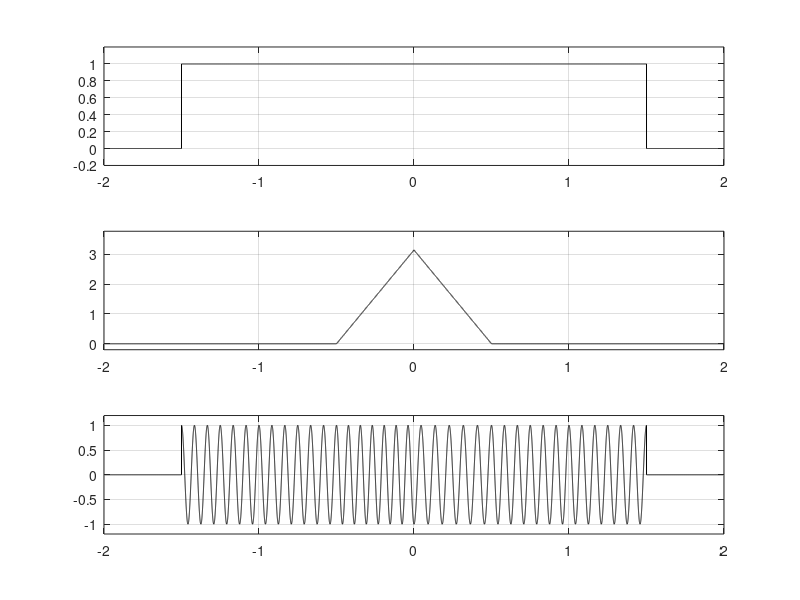

Write the MATLAB code that produced this figure.
clear
t=-2:1/10000:2; N = length(t);
for n=1:N
    % Amplitude is a rectangular pulse
    if (t(n) >= -1.5) && (t(n) <= 1.5)
        a(n) = 1;
    else
        a(n)=0;
    end
    % Phase is a unit triangular pulse
    if (t(n) >= -0.5) && (t(n) <=0)
        theta(n) = pi*(1 + 2*t(n));
    elseif (t(n) > 0) && (t(n) <=0.5)
        theta(n) = pi*(1 - 2*t(n));
    else
        theta(n) = 0;
    end
end
x = a.*cos(24*pi*t+ theta);

subplot(3,1,1), plot(t,a,'-k'), grid on, axis([t(1) t(N) -0.2 1.2])
subplot(3,1,2), plot(t, theta,'-k'), grid on, axis([t(1) t(N) -0.2 1.2*pi])
subplot(3,1,3), plot(t, x,'-k'), grid on, axis([t(1) t(N) -1.2 1.2])